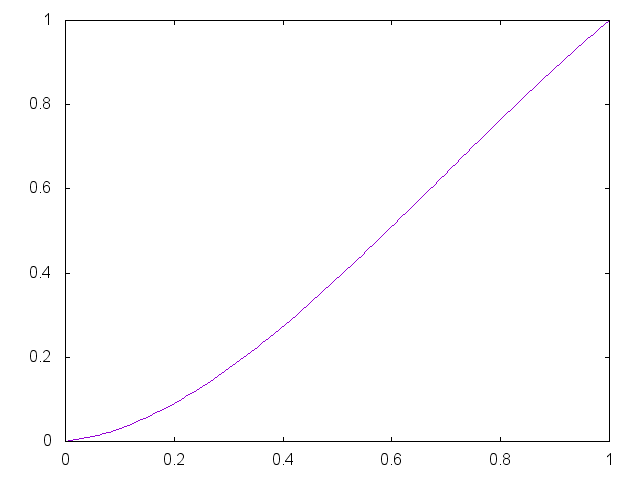

Reproduce this figure in gnuplot.


set term png

set output "generate/static/generate/bezier-0.05-0.65.png"
plot '-' smooth bezier notitle
0 0
0.33 0.05
0.67 0.65 
1 1
e

reset;
